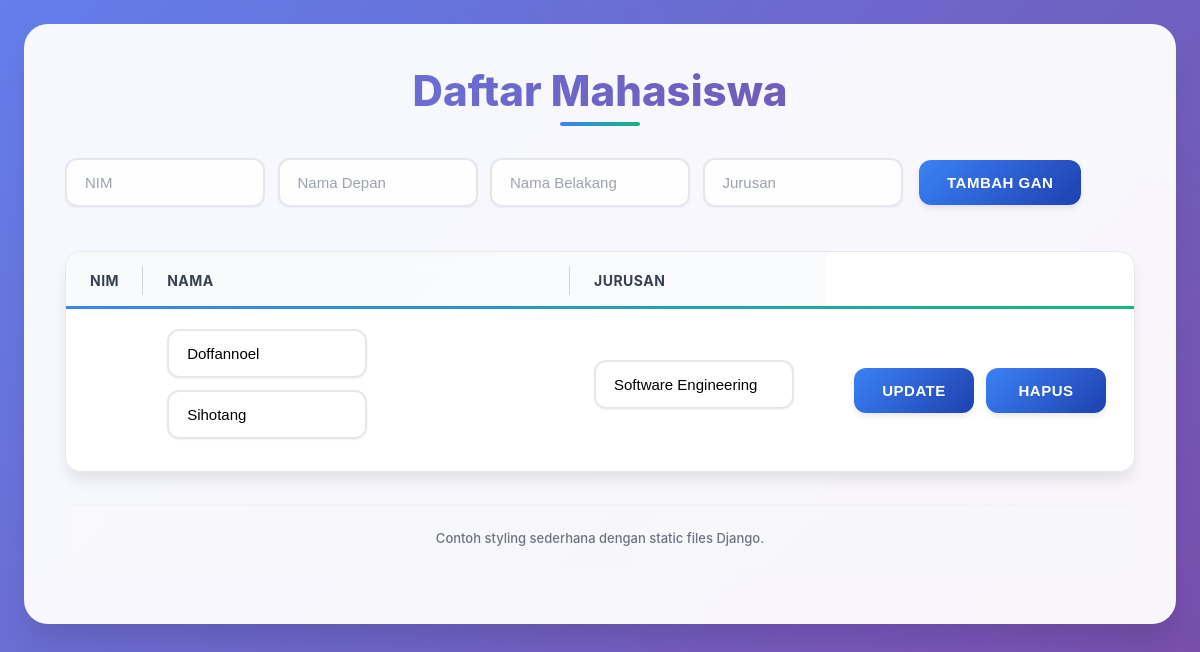
Before: /mahasiswa/ with the older database file.
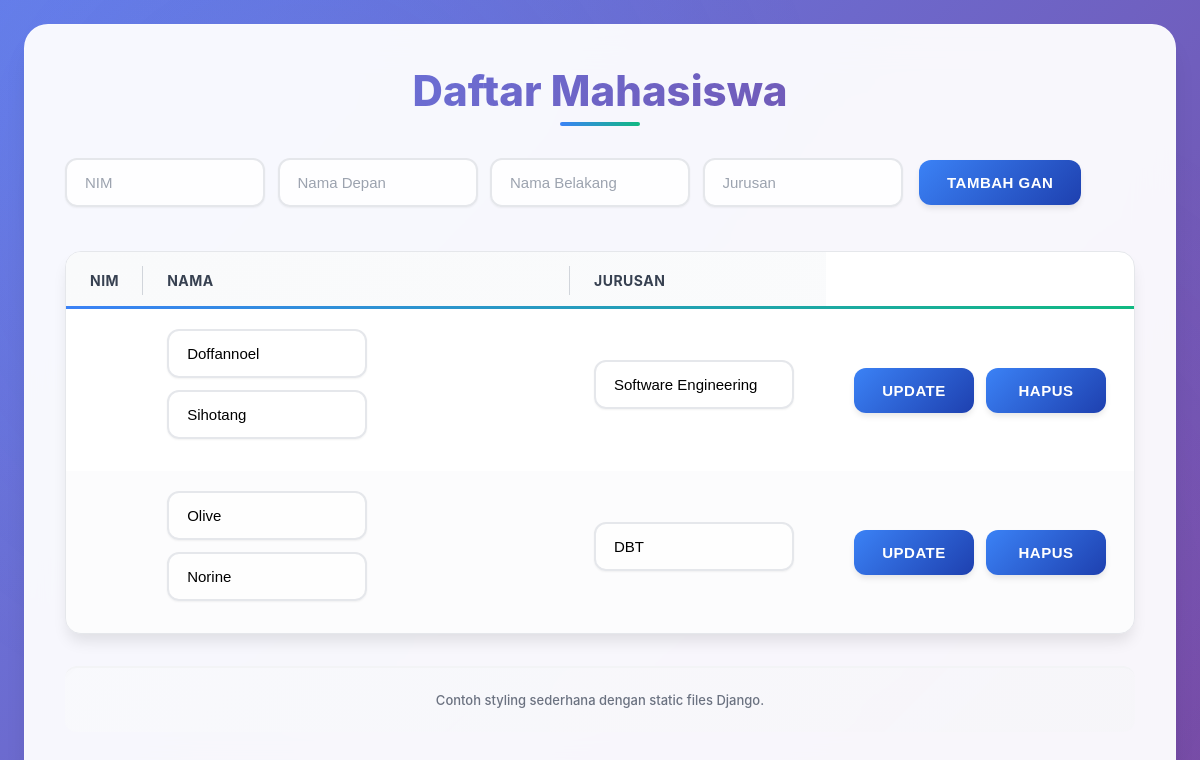
After: the same page with the newer database file.
### aplikasi/models.py (models this page shows, shortened)
class Mahasiswa(models.Model):
    nim = models.IntegerField(null=True, blank=True)
    firstname = models.CharField(max_length=255)
    lastname = models.CharField(max_length=255)
    jurusan = models.CharField(max_length=255, null=True, blank=True)

### aplikasi/views.py (the view, shortened to what this page needs)
# urls.py: path('mahasiswa/', views.mahasiswa, name="mahasiswa")
def mahasiswa(request):
  mymahasiswa = Mahasiswa.objects.all()
  template = loader.get_template('index.html')
  context = {'mymahasiswa': mymahasiswa}
  return HttpResponse(template.render(context, request))

### aplikasi/templates/index.html (shortened to what this page needs)
{% load static %}
<!DOCTYPE html>
<html lang="id">
  <head>
    <link rel="stylesheet" href="{% static 'style.css' %}" />
  </head>
  <body>
    <div class="container">
      <h1>Daftar Mahasiswa</h1>
      <form
        method="post"
        action="{% url 'mahasiswa' %}"
        style="margin-bottom: 20px"
      >
        <input type="text" name="nim" placeholder="NIM" required />
        <input type="text" name="firstname" placeholder="Nama Depan" required />
        <input
          type="text"
          name="lastname"
          placeholder="Nama Belakang"
          required
        />
        <input type="text" name="jurusan" placeholder="Jurusan" required />
        <button type="submit">Tambah Gan</button>
      </form>
      <table class="table">
        <thead>
          <tr>
            <th>NIM</th>
            <th>Nama</th>
            <th>Jurusan</th>
          </tr>
        </thead>
        <tbody>
          {% for m in mymahasiswa %}
          <tr>
            <form method="post" action="{% url 'mahasiswa' %}">
              <td>
              </td>
              <td>
                <input type="text" name="firstname" value="{{ m.firstname }}" />
                <input type="text" name="lastname" value="{{ m.lastname }}" />
              </td>
              <td>
                <input type="text" name="jurusan" value="{{ m.jurusan }}" />
              </td>
              <td>
                <button type="submit" name="action" value="update">
                  Update
                </button>
                <button type="submit" name="action" value="delete">
                  Hapus
                </button>
              </td>
            </form>
          </tr>
          {% endfor %}
        </tbody>
      </table>
      <p class="footer">Contoh styling sederhana dengan static files Django.</p>
    </div>
  </body>
</html>

Changed rows visible on the page:
added Mahasiswa: firstname "Olive", lastname "Norine", jurusan "DBT"
